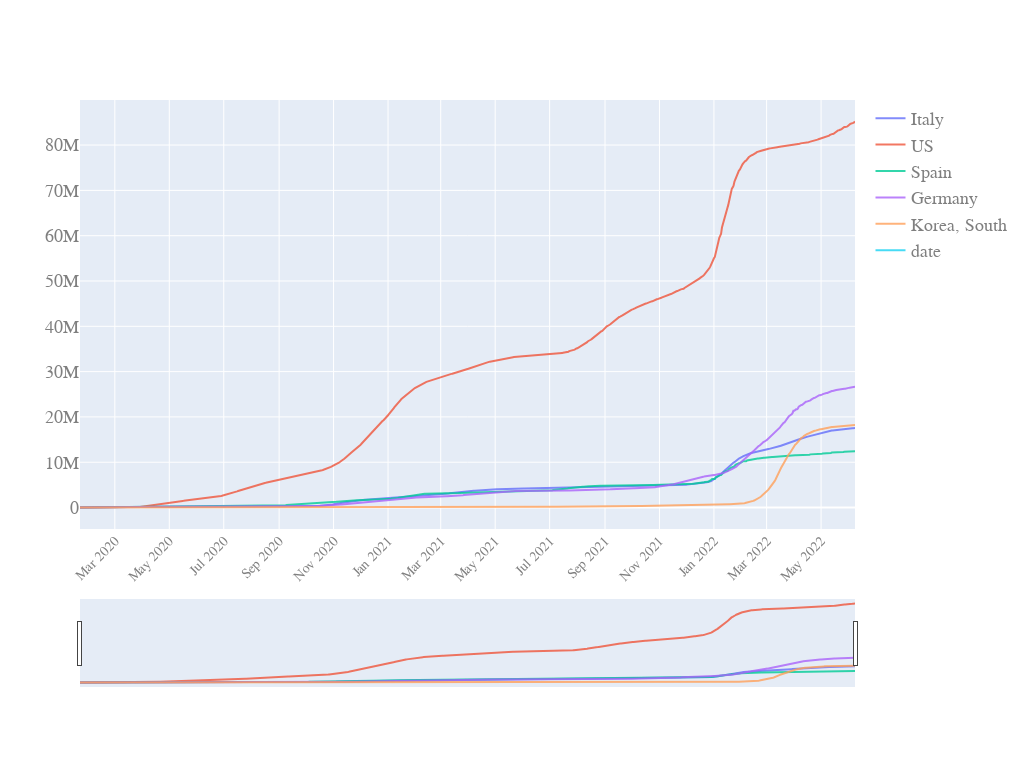

The code cell stored with this chart in its notebook:
### Code cell
quick_plot(df_analyse.date,
           df_analyse.iloc[:,1:],
           y_scale='linear',
           slider=True)

### Figure 1 — Plotly figure (JSON) as saved in the notebook; plotly's stock layout.template omitted (floating-point values rounded to 4 significant figures; data arrays with more than 128 entries replaced by an {"elided": "..."} marker saying what was removed)
{"data": [{"name": "Italy", "opacity": 0.8, "type": "scatter", "x": {"elided": "869 str values"}, "y": {"elided": "869 int values"}}, {"name": "US", "opacity": 0.8, "type": "scatter", "x": {"elided": "869 str values"}, "y": {"elided": "869 int values"}}, {"name": "Spain", "opacity": 0.8, "type": "scatter", "x": {"elided": "869 str values"}, "y": {"elided": "869 int values"}}, {"name": "Germany", "opacity": 0.8, "type": "scatter", "x": {"elided": "869 str values"}, "y": {"elided": "869 int values"}}, {"name": "Korea, South", "opacity": 0.8, "type": "scatter", "x": {"elided": "869 str values"}, "y": {"elided": "869 int values"}}, {"name": "date", "opacity": 0.8, "type": "scatter", "x": {"elided": "869 str values"}, "y": {"elided": "869 str values"}}], "layout": {"autosize": true, "font": {"color": "#7f7f7f", "family": "PT Sans, monospace", "size": 18}, "height": 768, "width": 1024, "xaxis": {"nticks": 20, "rangeslider": {"visible": true}, "tickangle": -45, "tickfont": {"color": "#7f7f7f", "size": 14}}, "yaxis": {"type": "linear"}}}
